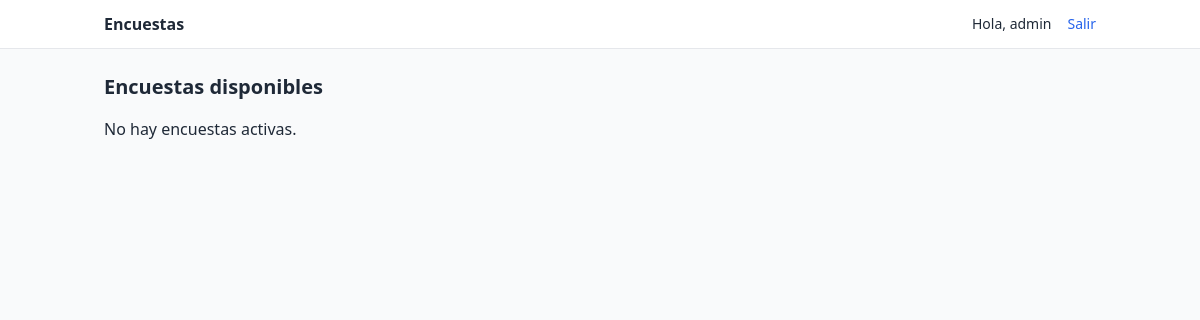
The app's page / (signed in), older data.
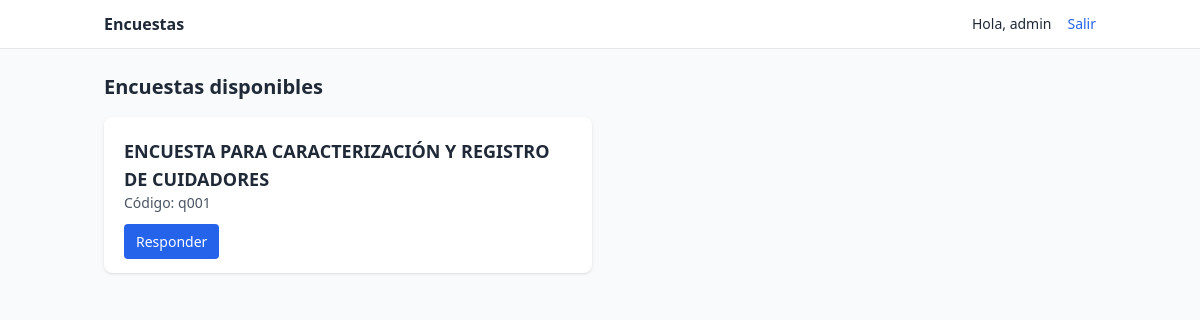
The same page, newer data.
### surveys/models.py (models this page shows, shortened)
class Survey(models.Model):
    name = models.CharField(max_length=200, unique=True)
    code = models.SlugField(max_length=80, unique=True)
    is_active = models.BooleanField(default=True)
    created_at = models.DateTimeField(auto_now_add=True)
    require_token = models.BooleanField(default=False)

### surveys/views.py (the view)
# urls.py: path("", views.survey_list, name="list"),
@login_required
def survey_list(request):
    surveys = Survey.objects.filter(is_active=True).order_by("-created_at")
    return render(request, "surveys/survey_list.html", {"surveys": surveys})

### surveys/templates/surveys/survey_list.html (shortened to what this page needs)
{% extends "surveys/base.html" %}
{% block content %}
<h1 class="text-xl font-semibold mb-4">Encuestas disponibles</h1>
<div class="grid sm:grid-cols-2 gap-4">
  {% for s in surveys %}
    <div class="bg-white p-5 rounded-lg shadow flex flex-col justify-between">
      <div>
        <h2 class="font-semibold text-lg">{{ s.name }}</h2>
        <p class="text-sm text-gray-600">Código: {{ s.code }}</p>
      </div>
      <div class="mt-4">
        <a href="{% url 'surveys:fill' s.code %}" class="px-3 py-2 rounded bg-blue-600 text-white text-sm">Responder</a>
      </div>
    </div>
  {% empty %}
    <p>No hay encuestas activas.</p>
  {% endfor %}
</div>
{% endblock %}

### surveys/templates/surveys/base.html (shortened to what this page needs)
<!doctype html>
<html lang="es">
<head>
  <script src="https://cdn.tailwindcss.com"></script>
</head>
<body class="bg-gray-50 text-gray-800">
  <nav class="bg-white border-b sticky top-0 z-10">
    <div class="max-w-5xl mx-auto px-4 py-3 flex items-center justify-between">
      <a href="{% url 'surveys:list' %}" class="font-semibold">Encuestas</a>
      <div class="flex items-center gap-4">
        {% if user.is_authenticated %}
          <span class="text-sm">Hola, {{ user.username }}</span>
          <a class="text-sm text-blue-600" href="{% url 'logout' %}">Salir</a>
        {% else %}
          <a class="text-sm text-blue-600" href="{% url 'login' %}">Ingresar</a>
          <a class="text-sm text-blue-600" href="{% url 'signup' %}">Crear cuenta</a>
        {% endif %}
      </div>
    </div>
  </nav>
  <main class="max-w-5xl mx-auto px-4 py-6">
    {% block content %}{% endblock %}
  </main>
</body>
</html>

Row changes from the older to the newer data that the page shows:
added Survey: name "ENCUESTA PARA CARACTERIZACIÓN Y REGISTRO DE CUIDADORES", code "q001"
Text that changed along with them:
text no longer shown: "No hay encuestas activas."
